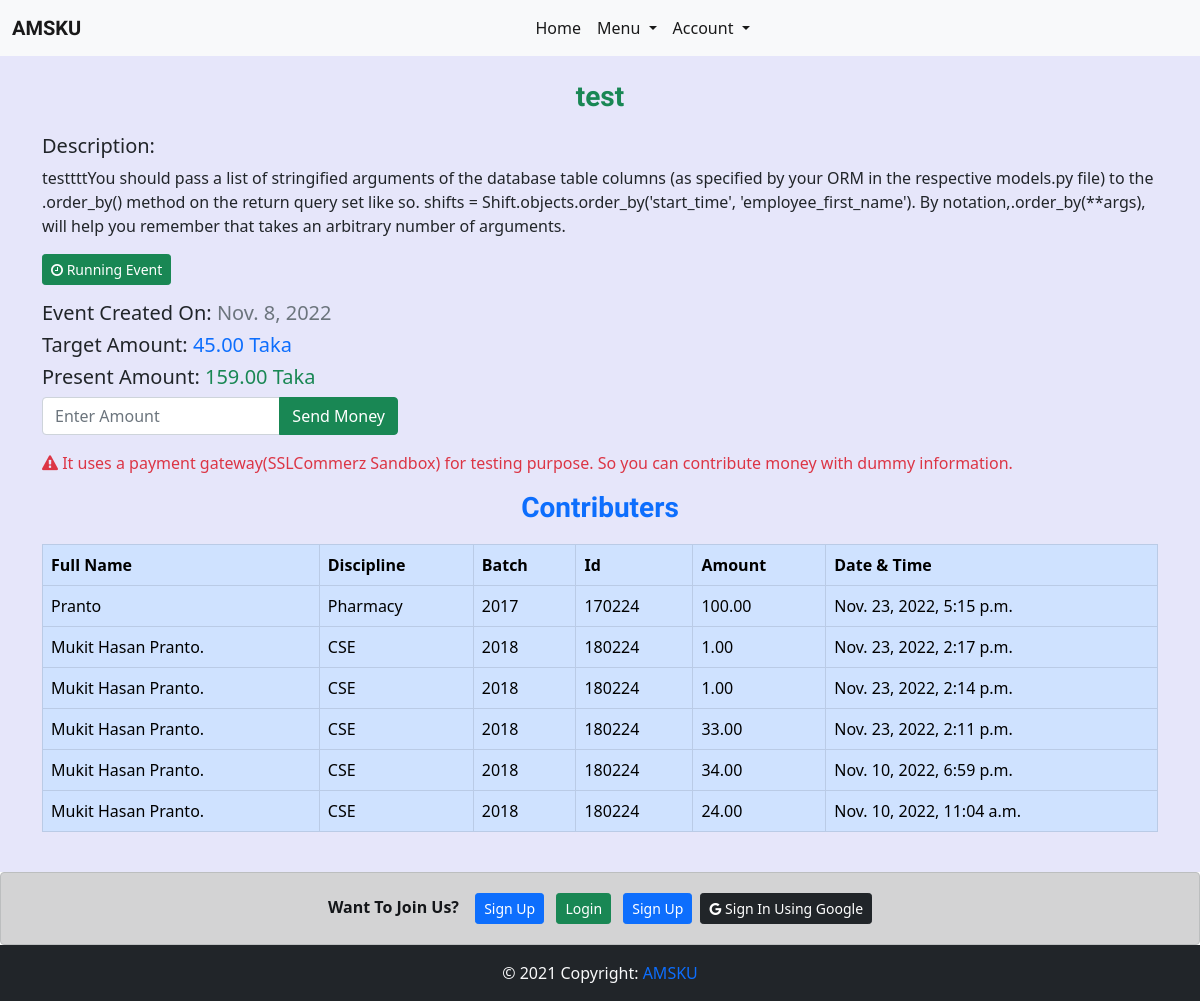
/charity-events/1/, run on an earlier commit of the app's database.
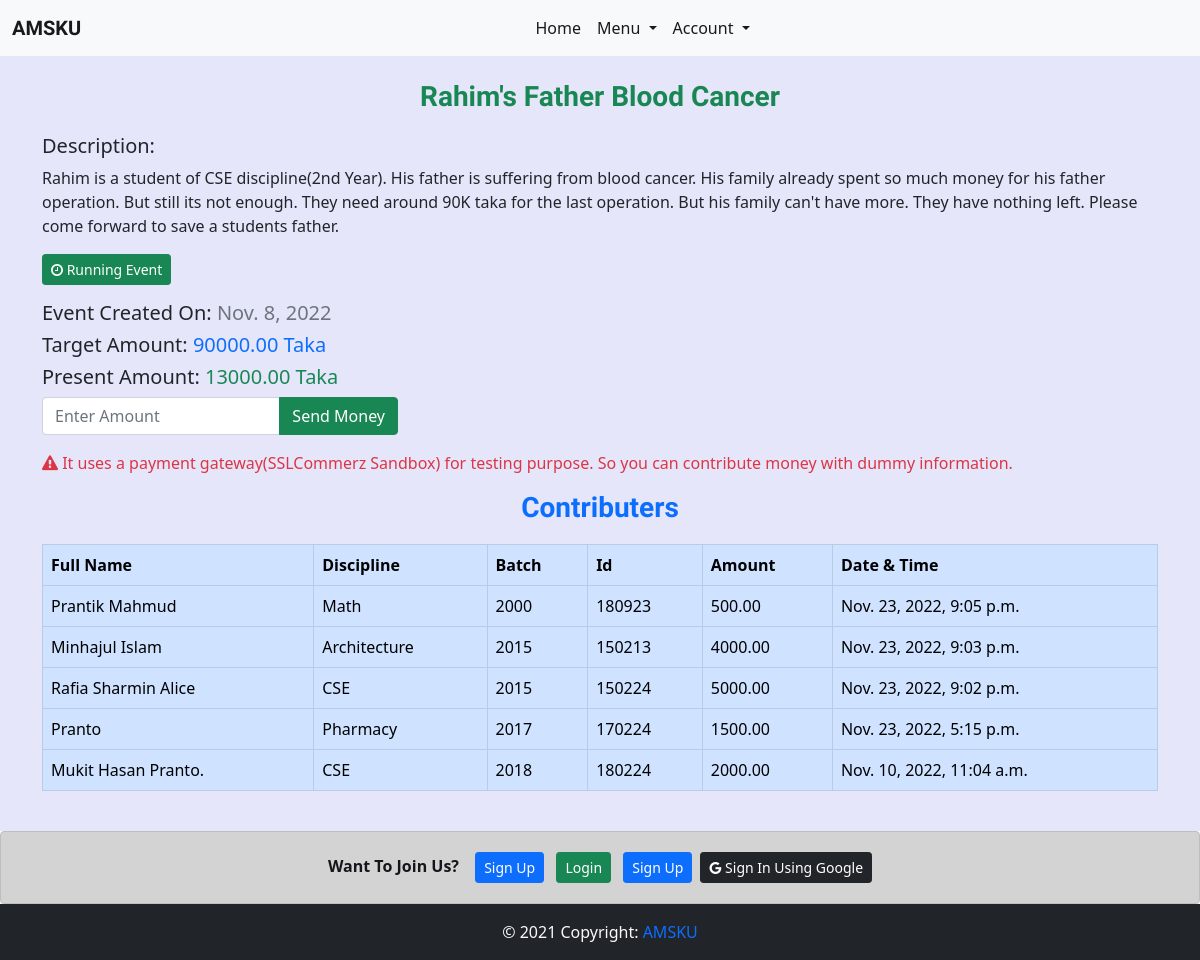
And on a later commit of the database.
### charity_events/models.py (models this page shows, shortened)
class Event(models.Model):
    discipline_list = ['Architecture','CSE','ECE','Math','URP','Physics','Chemistry','Stat','Pharmacy','BGE','FWT','FMRT','Agrotechnology','ES','SWE','BAD','HRM','DP','PM','DS','History','English','Bangla','IER','Sculpture','Econ','Sociology','MCJ','Law']
    Discipline_Choices = []
    for x in discipline_list:
        Discipline_Choices.append((x,x))
    headline = models.CharField(max_length=200)
    description = models.TextField()
    created_on = models.DateTimeField(default=datetime.now)
    discipline = models.CharField(max_length=255,choices=Discipline_Choices,blank=True)
    target_amount = models.DecimalField(max_digits=15, decimal_places=2)
    present_amount = models.DecimalField(max_digits=15, decimal_places=2,default=0)
    running = models.BooleanField(default=True)

class Contributer(models.Model):
    amount = models.DecimalField(max_digits=15, decimal_places=2)
    created_on = models.DateTimeField(default=datetime.now)
    event = models.ForeignKey('Event',on_delete=models.CASCADE)
    alumni = models.ForeignKey('home.Alumni_Profile',on_delete=models.CASCADE)

### home/models.py (models this page shows, shortened)
class Alumni_Profile(models.Model):
    discipline_list = ['Architecture','CSE','ECE','Math','URP','Physics','Chemistry','Stat','Pharmacy','BGE','FWT','FMRT','Agrotechnology','ES','SWE','BAD','HRM','DP','PM','DS','History','English','Bangla','IER','Sculpture','Econ','Sociology','MCJ','Law']
    Discipline_Choices = []
    for x in discipline_list:
        Discipline_Choices.append((x,x))
    Id_Choices = []
    for x in range(1,51):
        Id_Choices.append((str(x),str(x)))
    Batch_Choices = []
    for x in range(1991,2019):
        Batch_Choices.append((str(x),str(x)))
    job_list=['Agriculture','Architecture and Construction','Business Management and Administration','Education','Finance','Food','Government and Public Administration','Health Science','Human Services','Law, Public Safety, Corrections and Security','Manufacturing','Marketing, Sales and Service','Natural Resources','Science, Technology and Engineering','Other']
    Job_Choices = []
    for x in job_list:
        Job_Choices.append((x,x))
    country_list = ["Afghanistan","Albania","Algeria","Andorra","Angola","Anguilla","Antigua &amp; Barbuda","Argentina","Armenia","Aruba","Australia","Austria","Azerbaijan","Bahamas","Bahrain","Bangladesh","Barbados","Belarus","Belgium","Belize","Benin","Bermuda","Bhutan","Bolivia","Bosnia &amp; Herzegovina","Botswana","Brazil","British Virgin Islands","Brunei","Bulgaria","Burkina Faso","Burundi","Cambodia","Cameroon","Cape Verde","Cayman Islands","Chad","Chile","China","Colombia","Congo","Cook Islands","Costa Rica","Cote D Ivoire","Croatia","Cruise Ship","Cuba","Cyprus","Czech Republic","Denmark","Djibouti","Dominica","Dominican Republic","Ecuador","Egypt","El Salvador","Equatorial Guinea","Estonia","Ethiopia","Falkland Islands","Faroe Islands","Fiji","Finland","France","French Polynesia","French West Indies","Gabon","Gambia","Georgia","Germany","Ghana","Gibraltar","Greece","Greenland","Grenada","Guam","Guatemala","Guernsey","Guinea","Guinea Bissau","Guyana","Haiti","Honduras","Hong Kong","Hungary","Iceland","India","Indonesia","Iran","Iraq","Ireland","Isle of Man","Israel","Italy","Jamaica","Japan","Jersey","Jordan","Kazakhstan","Kenya","Kuwait","Kyrgyz Republic","Laos","Latvia","Lebanon","Lesotho","Liberia","Libya","Liechtenstein","Lithuania","Luxembourg","Macau","Macedonia","Madagascar","Malawi","Malaysia","Maldives","Mali","Malta","Mauritania","Mauritius","Mexico","Moldova","Monaco","Mongolia","Montenegro","Montserrat","Morocco","Mozambique","Namibia","Nepal","Netherlands","Netherlands Antilles","New Caledonia","New Zealand","Nicaragua","Niger","Nigeria","Norway","Oman","Pakistan","Palestine","Panama","Papua New Guinea","Paraguay","Peru","Philippines","Poland","Portugal","Puerto Rico","Qatar","Reunion","Romania","Russia","Rwanda","Saint Pierre &amp; Miquelon","Samoa","San Marino","Satellite","Saudi Arabia","Senegal","Serbia","Seychelles","Sierra Leone","Singapore","Slovakia","Slovenia","South Africa","South Korea","Spain","Sri Lanka","St Kitts &amp; Nevis","St Lucia","St Vincent","St. Lucia","Sudan","Suriname","Swaziland","Sweden","Switzerland","Syria","Taiwan","Tajikistan","Tanzania","Thailand","Timor L'Este","Togo","Tonga","Trinidad &amp; Tobago","Tunisia","Turkey","Turkmenistan","Turks &amp; Caicos","Uganda","Ukraine","United Arab Emirates","United Kingdom","Uruguay","Uzbekistan","Venezuela","Vietnam","Virgin Islands (US)","Yemen","Zambia","Zimbabwe"]
    Country_Choices = []
    for x in country_list:
        Country_Choices.append((x,x))
    full_name = models.CharField(max_length=255)
    image = models.FileField(upload_to='profile_pic/')
    certificate = models.FileField(upload_to='certificate/')
    discipline = models.CharField(max_length=255,choices=Discipline_Choices)
    student_id = models.CharField(max_length=10)
    batch = models.CharField(max_length=50,choices=Batch_Choices)
    job_type = models.CharField(max_length=50,blank=True)
    job_position = models.CharField(max_length=60,blank=True)
    company_name = models.CharField(max_length=60,blank=True)
    higher_study = models.CharField(max_length=60,blank=True)
    present_address = models.CharField(max_length=60)
    present_country = models.CharField(max_length=60,choices=Country_Choices)
    parmanent_address = models.CharField(max_length=60)
    mobile = models.CharField(max_length=60)
    facebook = models.URLField(max_length=60,blank=True)
    linkdin = models.URLField(max_length=60,blank=True)
    about_me = models.TextField(blank=True)
    is_verified = models.BooleanField(default=False)
    user = models.OneToOneField(settings.AUTH_USER_MODEL, on_delete=models.CASCADE,related_name="alumni_profile")

### charity_events/views.py (the view)
# urls.py: path('<int:id>/',event_details,name='detail_view'),
def event_details(request,id):
    event = Event.objects.get(id=id)
    return render(request,'charity_events/details.html',{'event':event})

### home/context_processors.py (called while the page is built)
def add_variable_to_context(request):
    current_news_letter = News_Letter.objects.all().order_by('-start_date').first()
    return {
        'current_newsletter':current_news_letter,
    }

### templates/charity_events/details.html (shortened to what this page needs)
{% extends 'base.html' %}
{% block content %}
<h3 class="header text-success">{{event.headline}}</h3>
<h5>Description: </h5><p>{{event.description}}</p>
{% if event.running %}
<button class='btn btn-success btn-sm mb-3'><i class='fa fa-clock-o'></i> Running Event</button>
{% else %}
<button class='btn btn-danger btn-sm mb-3'><i class='fa fa-lock'></i> Closed Event</button>
{% endif %}
<h5>Event Created On:<span class="text-muted"> {{event.created_on.date}}</span></h5>
<h5>Target Amount:<span class="text-primary"> {{event.target_amount}} Taka</span></h5>
<h5>Present Amount:<span class="text-success"> {{event.present_amount}} Taka</span></h5>
{% if event.running %}
<div class="row">
    <div class="col-sm-4">
        <form action="{% url 'charity_events:add_money' event.id %}" method="POST">
            <div class="input-group mb-3">
                <input name="amount" type="text" class="form-control" placeholder="Enter Amount" aria-describedby="button-addon2" required>
                <button class="btn btn-success" type="submit" id="button-addon2">Send Money</button>
              </div>
        </form>
    </div>
</div>
<p class='text-danger'><i class='fa fa-exclamation-triangle'></i> It uses a payment gateway(SSLCommerz Sandbox) for testing purpose. So you can contribute money with dummy information.</p>
{% endif %}
<h3 class="header text-primary">Contributers</h3>
<div class='table-responsive'>
    <table class="table table-primary table-bordered">
        <thead>
            <tr>
                <th>Full Name</th>
                <th>Discipline</th>
                <th>Batch</th>
                <th>Id</th>
                <th>Amount</th>
                <th>Date & Time</th>
            </tr>
        </thead>
        <tbody>
            {% for contributer in  event.contributer_set.all|dictsortreversed:"created_on" %}
            <tr>
                <td>{{contributer.alumni.full_name}}</td>
                <td>{{contributer.alumni.discipline}}</td>
                <td>{{contributer.alumni.batch}}</td>
                <td>{{contributer.alumni.student_id}}</td>
                <td>{{contributer.amount}}</td>
                <td>{{contributer.created_on}}</td>
            </tr>
            {% endfor %}
        </tbody>
    </table>
</div>
{% endblock content %}

What changed in the data, as far as the page shows it:
removed Contributer: alumni.full_name "Mukit Hasan Pranto.", alumni.discipline "CSE", alumni.batch "2018", alumni.student_id "180224", amount "1.00", created_on "Nov. 23, 2022, 2:17 p.m."
removed Contributer: alumni.full_name "Mukit Hasan Pranto.", alumni.discipline "CSE", alumni.batch "2018", alumni.student_id "180224", amount "1.00", created_on "Nov. 23, 2022, 2:14 p.m."
removed Contributer: alumni.full_name "Mukit Hasan Pranto.", alumni.discipline "CSE", alumni.batch "2018", alumni.student_id "180224", amount "33.00", created_on "Nov. 23, 2022, 2:11 p.m."
removed Contributer: alumni.full_name "Mukit Hasan Pranto.", alumni.discipline "CSE", alumni.batch "2018", alumni.student_id "180224", amount "34.00", created_on "Nov. 10, 2022, 6:59 p.m."
changed Event: headline "test" → "Rahim's Father Blood Cancer"; description "testtttYou should pass a list of stringified arguments of the database table columns (as specified by your ORM in the respective models.py file) to the .order_by() method on the return query set like so. shifts = Shift.objects.order_by('start_time', 'employee_first_name'). By notation,.order_by(**args), will help you remember that takes an arbitrary number of arguments." → "Rahim is a student of CSE discipline(2nd Year). His father is suffering from blood cancer. His family already spent so much money for his father operation. But still its not enough. They need around 90K taka for the last operation. But his family can't have more. They have nothing left. Please come forward to save a students father."; target_amount "45.00" → "90000.00"; present_amount "159.00" → "13000.00"
added Contributer: alumni.full_name "Prantik Mahmud", alumni.discipline "Math", alumni.batch "2000", alumni.student_id "180923", amount "500.00", created_on "Nov. 23, 2022, 9:05 p.m."
added Contributer: alumni.full_name "Minhajul Islam", alumni.discipline "Architecture", alumni.batch "2015", alumni.student_id "150213", amount "4000.00", created_on "Nov. 23, 2022, 9:03 p.m."
added Contributer: alumni.full_name "Rafia Sharmin Alice", alumni.discipline "CSE", alumni.batch "2015", alumni.student_id "150224", amount "5000.00", created_on "Nov. 23, 2022, 9:02 p.m."
changed Contributer "Nov. 23, 2022, 5:15 p.m.": amount "100.00" → "1500.00"
changed Contributer "Nov. 10, 2022, 11:04 a.m.": amount "24.00" → "2000.00"
